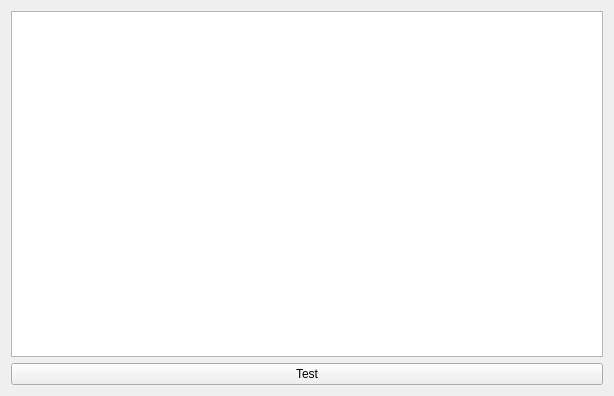
<?xml version="1.0" encoding="UTF-8"?>
<ui version="4.0">
 <class>CodecsDialog</class>
 <widget class="QDialog" name="CodecsDialog">
  <property name="geometry">
   <rect>
    <x>0</x>
    <y>0</y>
    <width>614</width>
    <height>396</height>
   </rect>
  </property>
  <property name="windowTitle">
   <string>Codecs</string>
  </property>
  <layout class="QVBoxLayout" name="verticalLayout">
   <item>
    <widget class="QTableView" name="tbl_codecs"/>
   </item>
   <item>
    <widget class="QPushButton" name="btnTest">
     <property name="focusPolicy">
      <enum>Qt::NoFocus</enum>
     </property>
     <property name="text">
      <string>Test</string>
     </property>
    </widget>
   </item>
  </layout>
 </widget>
 <resources/>
 <connections/>
</ui>
